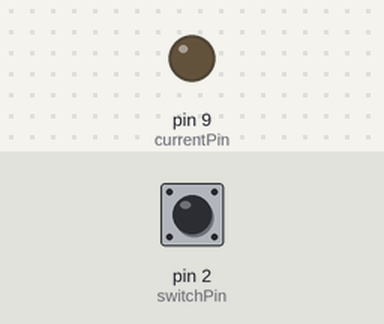
A sketch run on a simulated Arduino Uno, built with avr-gcc and run on an emulated ATmega328P. On the bench: output pins drawn as LEDs (lit = HIGH). The test bench sets the inputs (shaded band); at power-on: pin 2 (switchPin) HIGH.

Above: at 1.2 s.
1.3 s: pin 2 (switchPin) pulled LOW for 0.15 s
At 1.37 s:
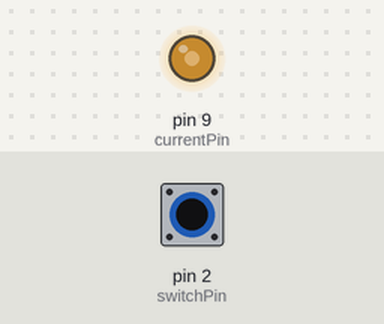
2.9 s: pin 2 (switchPin) pulled LOW for 3.2 s
At 6.9 s:
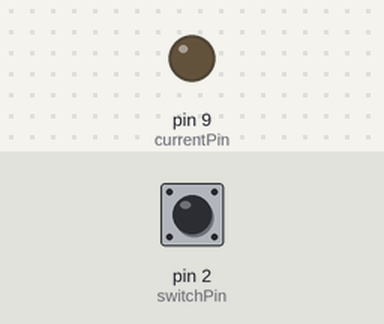
Timing chart, 0 to 8.4 s (numbered marks = the images above; inputs shaded):
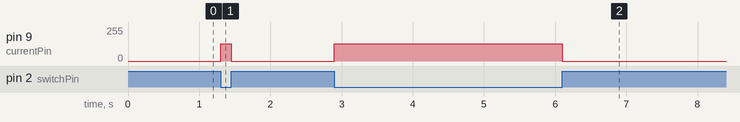

Measured:
- after the input at 1.3 s, pin 9 (currentPin): 0/255 → 128/255 at once, → 0/255 0.15 s later
- after the input at 2.9 s, pin 9 (currentPin): 0/255 → 128/255 at once, → 0/255 3.2 s later

The sketch:

Arduino_Code_Map.ino
```cpp
int currentPin = 9;    // Define the output pin for current
int switchPin = 2;     // Switch pin for turning on/off

void setup() {
  pinMode(currentPin, OUTPUT);
  pinMode(switchPin, INPUT_PULLUP);   // Set the switch as input
}

void loop() {
  if (digitalRead(switchPin) == LOW) {   // When switch is pressed
    analogWrite(currentPin, 128);         // Generate the current (1-255 scale)
  } else {
    analogWrite(currentPin, 0);           // No current
  }
}
```
